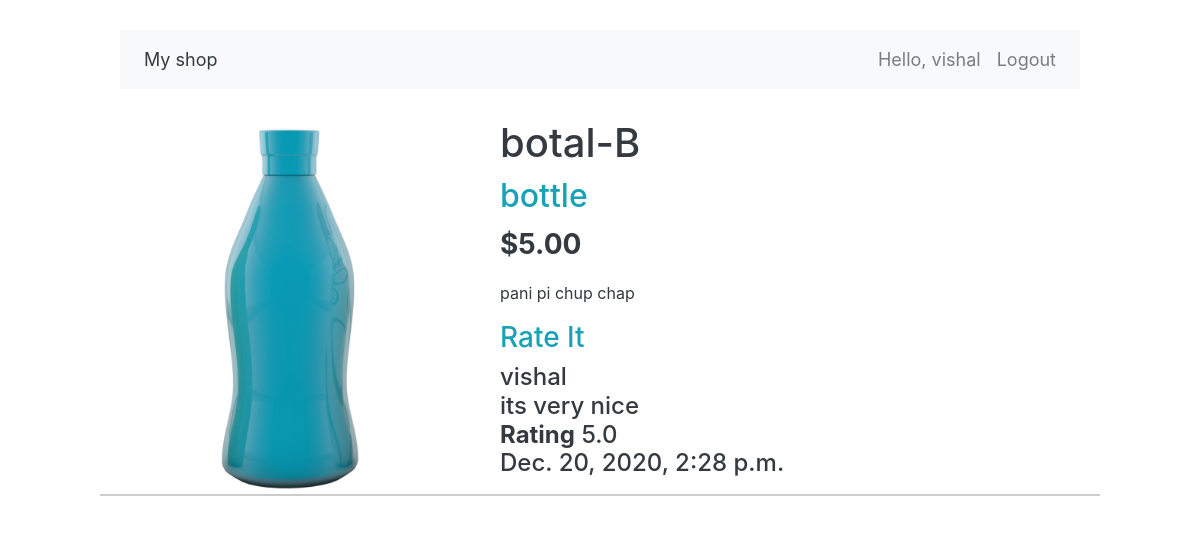
Page /1/botal-b/ (signed in) on the committed database.
### spm_ck/models.py (models this page shows, shortened)
class Product(models.Model):
    category = models.ForeignKey(Category,
                                 related_name='products',
                             on_delete=models.CASCADE)
    name = models.CharField(max_length=200, db_index=True)
    slug = models.SlugField(max_length=200, db_index=True)
    image = models.ImageField(upload_to='products/%Y/%m/%d',
                              blank=True)
    description = models.TextField(blank=True)
    price = models.DecimalField(max_digits=10, decimal_places=2)
    available = models.BooleanField(default=True)
    created = models.DateTimeField(auto_now_add=True)
    updated = models.DateTimeField(auto_now=True)
    class Meta:
        ordering = ('name',)
        index_together = (('id', 'slug'),)

class Category(models.Model):
    name = models.CharField(max_length=200,
                            db_index=True)
    slug = models.SlugField(max_length=200,
                            unique=True)
    class Meta:
        ordering = ('name',)
        verbose_name = 'category'
        verbose_name_plural = 'categories'
    def __str__(self):
        return self.name
    def get_absolute_url(self):
            return reverse('spm_ck:product_list_by_category',
                           args=[self.slug])

class Rating(models.Model):
	rated_product=models.ForeignKey(Product, null=True, on_delete= models.SET_NULL)
	customer = models.ForeignKey(User, null=True, on_delete= models.SET_NULL)
	rate = models.CharField(max_length=200, null=True)
	rated_no =models.FloatField(max_length = 1,validators=[MaxValueValidator(5), MinValueValidator(1)] ,null=True, blank=True)
	date_created = models.DateTimeField(auto_now_add=True, null=True)

### spm_ck/views.py (the view)
# urls.py: path('<int:id>/<slug:slug>/', views.product_detail,name='product_detail'),
@login_required(login_url='spm_ck:login')
def product_detail(request, id, slug):
	B=Product.objects.get(pk=id)
	A = Rating.objects.filter(rated_product=B)
	product = get_object_or_404(Product,
		                id=id,
		                slug=slug,
		                available=True)
	return render(request,
		  'spm_ck/product/detail.html',
		  {'product': product,'A': A})

### spm_ck/templates/spm_ck/product/detail.html (shortened to what this page needs)
{% extends "spm_ck/base.html" %}
{% load static %}
{% block content %}
<div class="text-dark">
  <div class="product-detail">
    <img src="{% if product.image %}{{ product.image.url }}{% else %}{% static 'img/no_image.png' %}{% endif %}">
    <h1>{{ product.name }}</h1>
    <h2><a href="{{ product.category.get_absolute_url }}" class="text-info">{{ product.category }}</a></h2>
    <p class="price text-dark" >${{ product.price }}</p>
    {{ product.description|linebreaks }}
    <h3><a href="/{{ product.id }}/create_order" class="text-info effect-underline" >Rate It</a></h3>
    <h4>
    {% for i in A %}
            {{i.customer.username}}<br>
	    {{ i.rate}}<br>
	    <b>Rating</b> {{ i.rated_no }}<br>
            {{i.date_created}}<br>
	    <hr>
    {% endfor %}
    </h4>
  </div>
</div>
{% endblock %}

### spm_ck/templates/spm_ck/base.html (shortened to what this page needs)
{% load static %}
<!DOCTYPE html>
<html>
<head>
  <link href="{% static 'css/base.css' %}" rel="stylesheet">
  <link rel="stylesheet" href="https://maxcdn.bootstrapcdn.com/bootstrap/4.0.0/css/bootstrap.min.css">
  <link href="https://cdn.jsdelivr.net/npm/bootstrap@5.0.0-beta1/dist/css/bootstrap.min.css" rel="stylesheet">
  <link rel="stylesheet" href="https://stackpath.bootstrapcdn.com/bootstrap/4.5.2/css/bootstrap.min.css">
  <link rel="stylesheet" href="https://maxcdn.bootstrapcdn.com/font-awesome/4.7.0/css/font-awesome.min.css">
</head>
<body>
  <div id="header" class="bs-example">
    <nav class="navbar navbar-expand-md navbar-light bg-light">
        <div class="collapse navbar-collapse" id="navbarCollapse">
            <div class="navbar-nav">
                <a href="/" class="nav-item nav-link brand-logo text-dark">My shop</a>
            </div>
            <div class="navbar-nav ml-auto">
                <span class="nav-item nav-link">Hello, {{request.user}}</span>
                <a href="{% url 'spm_ck:logout' %}" class="nav-item nav-link">Logout</a>
            </div>
        </div>
    </nav>
  </div>
  <div id="content">
    {% block content %}
    {% endblock %}
  </div>
</body>
</html>

### spm_ck/static/css/base.css (style rules this page uses)
body { background-color: #ecf0f1 ; margin:0; padding:0; font-family:helvetica, sans-serif; }
h1, h2, h3, h4, h5 , h6 { font-family: 'Ubuntu', sans-serif; font-weight:normal; }
a { text-decoration:none; color:#5993bb; }
#header { padding:10px 100px; font-size:18px; overflow:auto; }
#content { padding:0 100px; overflow:hidden; }
.product-detail { text-align:justify; }
.product-detail .price { color:#333; font-size:28px; font-weight:bold; }
.product-detail img { width:40%; float:left; padding:0 20px 20px 0; }
.product-detail h1 { margin-bottom:0; }
.product-detail h2 { margin-top:10px; }

### spm_ck/templates/spm_ck/base.html (style rules this page uses)
.bs-example { margin: 20px; }

### rows in the picture
Product: image (picture), name "botal-B", category "bottle", price "5.00", description "pani pi chup chap"
Rating: customer.username "vishal", rate "its very nice", rated_no "5.0", date_created "Dec. 20, 2020, 2:28 p.m."

### other values in the picture
{{ request.user }} "vishal"
